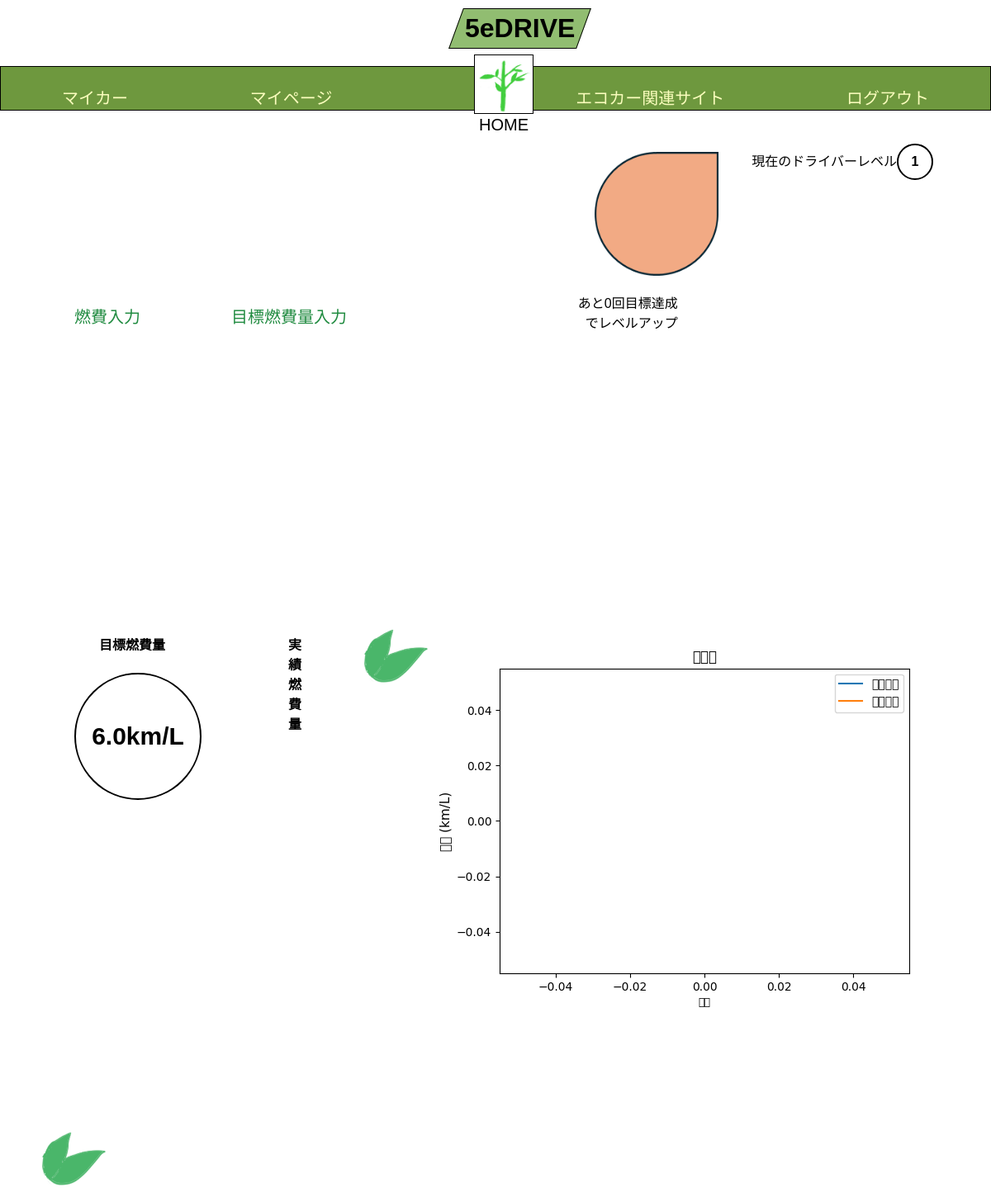
Before: /Edrive/home/ (signed in) with the older database file.
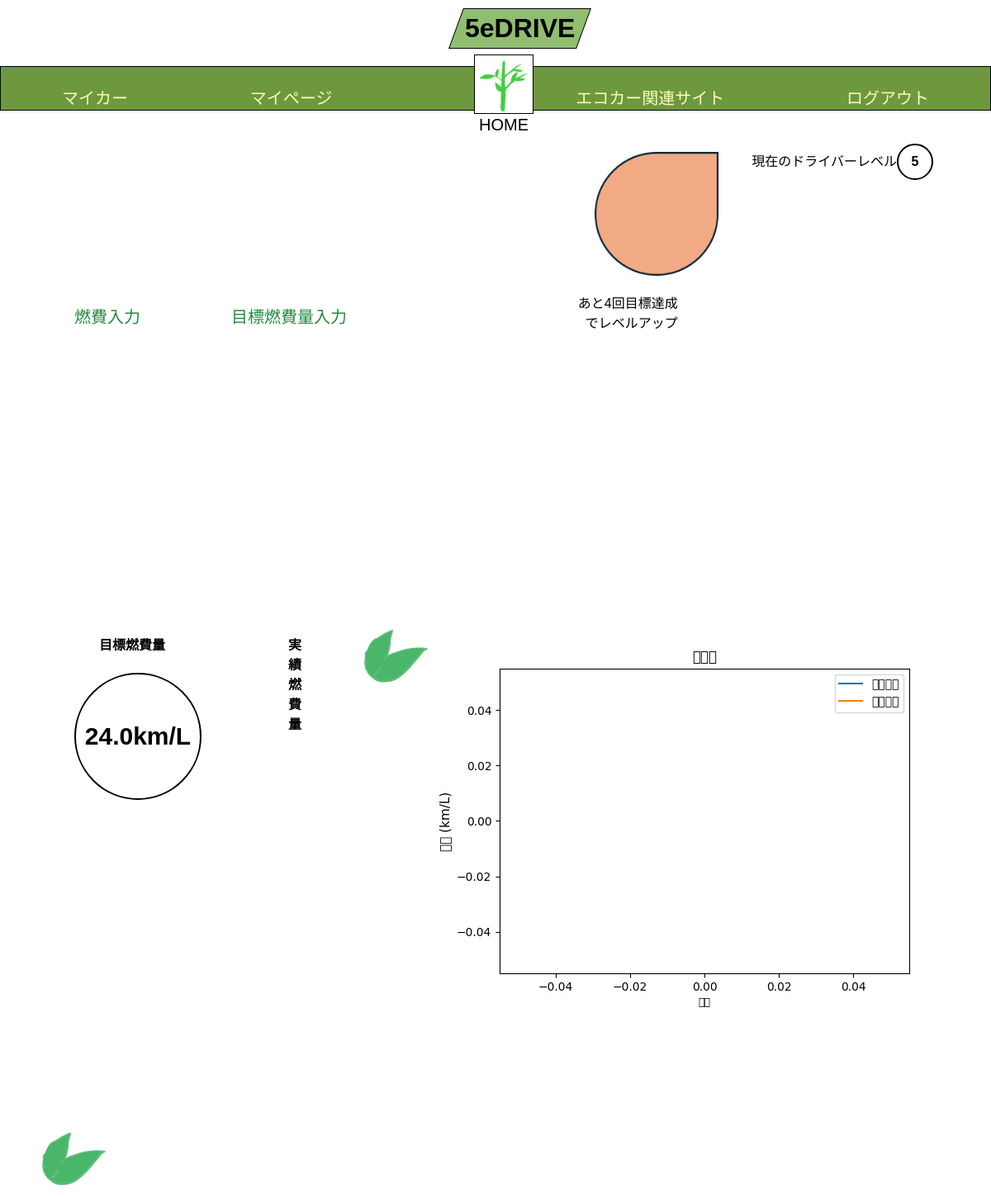
After: the same page with the newer database file.
### Edrive/models.py (models this page shows, shortened)
class BaseModel(models.Model):
    created_at = models.DateTimeField(auto_now_add=True)
    updated_at = models.DateTimeField(auto_now=True)
    class Meta:
        abstract = True

class User(AbstractBaseUser, PermissionsMixin, BaseModel):
    name = models.CharField(max_length=1000, default='default_name')
    user_name = models.CharField(max_length=50)
    password = models.CharField(max_length=200)
    licence_expiry_on = models.DateField(null=True)
    driver_level = models.IntegerField(default=1)
    target_achievement_count = models.IntegerField(default=0)
    email = models.EmailField(max_length=255, unique=True)
    is_active = models.BooleanField(default=True)
    is_staff = models.BooleanField(default=False)
    groups = models.ManyToManyField(
        'auth.Group',
        related_name='edrive_user_set',  # 追加
        blank=True,
        help_text='The groups this user belongs to.',
        verbose_name='groups'
    )
    user_permissions = models.ManyToManyField(
        'auth.Permission',
        related_name='edrive_user_set',  # 追加
        blank=True,
        help_text='Specific permissions for this user.',
        verbose_name='user permissions'
    )
    USERNAME_FIELD = 'email'
    REQUIRED_FIELDS = ['user_name']
    objects = UserManager()

class MyCar(BaseModel):
    name = models.CharField(max_length=1000, default='default_name')
    user = models.ForeignKey(User, related_name='mycars', on_delete=models.CASCADE)
    car_model = models.ForeignKey(CarModel, on_delete=models.CASCADE,null=True)
    purchase_on = models.DateField(null=True)
    next_oil_change_on = models.DateField(null=True)
    next_inspection_on = models.DateField(null=True)
    target_fuel_efficiency = models.FloatField(null=True, blank=True)
    class Meta:
        db_table = 'my_cars'

### Edrive/views.py (the view)
# urls.py: path('home/',HomeView.as_view(), name = 'home'),
class HomeView(LoginRequiredMixin,View):
    template_name = 'home.html'
    def get(self, request, *args, **kwargs):
        user = request.user
        try:
            user_instance = Users.objects.get(email=user.email)
        except Users.DoesNotExist:
            user_instance = None
        if user_instance is None:
            return render(request, self.template_name)
        my_cars = MyCar.objects.filter(user=user_instance)if MyCar.objects.filter(user=user_instance).exists() else []
        fuel_records = FuelRecord.objects.filter(my_car__user=user_instance, fuel_efficiency__isnull=False).order_by('created_at') if FuelRecord.objects.filter(my_car__user=user_instance).exists() else []
        target_efficiency_data = []
        achieved_efficiency_data = []
        dates = []
        target_achievement_count = user_instance.target_achievement_count
        for record in fuel_records:
            if record.fuel_efficiency is not None and record.my_car.target_fuel_efficiency is not None:
              if record.fuel_efficiency >= record.my_car.target_fuel_efficiency:
                target_achievement_count += 1
        if target_achievement_count >= 5:
          user_instance.driver_level += 1
          user_instance.target_achievement_count = target_achievement_count - 5  # レベルアップした分を引く
        else:
             user_instance.target_achievement_count = target_achievement_count
        user_instance.save()
        for record in fuel_records:
            target_efficiency_data.append(record.my_car.target_fuel_efficiency)
            achieved_efficiency_data.append(record.fuel_efficiency)
            dates.append(record.created_at)
        car_group = {
            'AQUA': 'コンパクトカー', 'ROOMY': 'コンパクトカー', 'NOTE': 'コンパクトカー',
            'ALPHARD': 'ミニバン', 'FREED': 'ミニバン', 'SERENA': 'ミニバン',
            'RAIZE': 'SUV', 'VEZEL': 'SUV', 'X-TRAIL': 'SUV', 'Rocky': 'SUV',
            'N-BOX': '軽自動車', 'CANBUS': '軽自動車', 'Tanto': '軽自動車', 'DAYZ': '軽自動車'
        }
        hybrid_efficiency_data = {
            'AQUA': 27.5,
            'ALPHARD': 16.68,
            'RAIZE': 25.16,
            'FREED': 18.9,
            'VEZEL': 20.65,
            'Rocky': 27.0,
            'NOTE': 23.7,
            'SERENA': 17.3,
            'DAYZ': 16.76,
            'X-TRAIL': 15.18,
        }
        gasoline_efficiency_data = {
            'AQUA': 26.8,
            'ROOMY': 26.8,
            'ALPHARD': 17.4,
            'RAIZE': 27.0,
            'N-BOX': 27.8,
            'FREED': 24.5,
            'VEZEL': 24.8,
            'CANBUS': 27.9,
            'Tanto': 27.7,
            'Rocky': 27.0,
            'NOTE': 25.9,
            'SERENA': 21.1,
            'DAYZ': 28.1,
            'X-TRAIL': 21.5,
        }
        car_models = CarModel.objects.all()
        average_fuel_efficiency = {car_model.car_model_name: car_model.average_fuel_efficiency for car_model in car_models}
        font_family = 'IPAexGothic'
        plt.switch_backend('Agg')  # バックエンドを変更
        fig, ax = plt.subplots()
        ax.plot( dates,target_efficiency_data, label='目標燃費')
        ax.plot(dates, achieved_efficiency_data, label='実績燃費')
        registered_cars = MyCar.objects.filter(user=request.user)
        registered_groups = set(registered_cars.values_list('car_model__car_group', flat=True))
        for model, efficiency in hybrid_efficiency_data.items():
            car_model_group = car_group.get(model)
        if car_model_group and car_model_group in registered_groups:
            ax.axhline(y=efficiency, color='green', linestyle='--', label=f'ハイブリッド {model} 平均燃費')
        for model, efficiency in gasoline_efficiency_data.items():
           car_model_group = car_group.get(model)
        if car_model_group and car_model_group in registered_groups:
           ax.axhline(y=efficiency, color='blue', linestyle='--', label=f'ガソリン {model} 平均燃費')
        ax.set_xlabel('日付', family=font_family, fontsize=9)
        ax.set_ylabel('燃費 (km/L)', family=font_family, fontsize=11)
        ax.set_title('燃費量',family=font_family)
        ax.legend(prop={'family': font_family})
        buf = io.BytesIO()
        plt.savefig(buf, format='png')
        buf.seek(0)
        graph_url = base64.b64encode(buf.getvalue()).decode('utf-8')
        buf.close()
        context = {
            'user': user_instance,
            'my_cars': my_cars,
            'fuel_records': fuel_records,
            'target_achievement_count': target_achievement_count,
            'target_efficiency_data': target_efficiency_data,
            'achieved_efficiency_data': achieved_efficiency_data,
            'hybrid_efficiency_data': hybrid_efficiency_data,
            'gasoline_efficiency_data': gasoline_efficiency_data,
            'graph_url': graph_url,
        }
        return render(request, self.template_name, context)

### templates/home.html (shortened to what this page needs)
{% load static %}
<!DOCTYPE html>
<html lang="ja">
   <head>
      <link rel="stylesheet" href="{% static 'css/style.css' %}">
   </head>
   <body>
       <div class="parallelogram">
        <h1>5eDRIVE</h1>
        </div>
        <header class="header-container">
      <nav class="navbar navbar-expand-lg navbar-light bg-light">
        <a class="navbar-brand" href="{% url 'Edrive:my_car' user.pk %}">マイカー</a>
        <a class="navbar-brand" href="{% url 'Edrive:mypage' user.pk %}">マイページ</a>
        <div class="logo">
        <a href="{% url 'Edrive:home' %}" class="home-link">
             <img src = "{% get_media_prefix %}shinryoku.png"  alt = "ホーム">
             <p>HOME</p>
        </a>
        </div>
        <a class="navbar-brand" href="{% url 'Edrive:eco_car_site' %}">エコカー関連サイト</a>
        <a class="navbar-brand" href="{% url 'Edrive:logout' %}">ログアウト</a>
      </nav>
      </header>
    <div class="achievement-info">
    <div class="shape"><img src = "{% get_media_prefix %}driver.png"  alt = "しずく">
    <p class="achievement-text">あと{{ target_achievement_count }}回目標達成<br>でレベルアップ</p>
    </div>
    <p>現在のドライバーレベル<span class="current-level">{{ user.driver_level }}</span></p>
    </div>
    <div class="nav-links">
    <a class="navbar-brand" href="{% url 'Edrive:records' user.pk %}">燃費入力</a>
    <a class="navbar-brand" href="{% url 'Edrive:target_fuelefficiency' user.pk %}">目標燃費量入力</a>
    </div>
    <div class="achievement-container">
        <div class="target-achievement">
            <h4>目標燃費量</h4>
    {% for my_car in my_cars %}
       {% if my_car.target_fuel_efficiency %}
         <div class="value">{{ my_car.target_fuel_efficiency }}km/L</div>
         {% endif %}
    {% endfor %}
    </div>
        <div class="actual-achievement">
            <h4>実績燃費量</h4>
   </div>
   <div class="you">
   <img src = "{% get_media_prefix %}you.png"  alt = "葉">
   </div>
   <div class="graph-container">
      <img alt="Fuel Efficiency Graph">
    </div>
   </div>
   <div class="you">
   <img src = "{% get_media_prefix %}you.png"  alt = "葉">
   </div>
</body>
</html>

### static/css/style.css (style rules this page uses)
body { font-family: Arial, sans-serif; margin: 0; padding: 0; }
.header-container { text-align: center; background-color: #6e983e; padding: 1px 0; margin-top: 80px; position: relative; border:1px solid black; height:auto; }
.header-container a.navbar-brand { color: #fafdbd; text-decoration: none; font-weight: 400; padding: 0.5px; justify-content: space-around; }
.logo img { width:70px; height: 70px; border: 1px solid black; }
.navbar-brand { font-size: 20px; color: #fafdbd; display: flex; margin: 0; }
h1 { display: flex; align-items: center; justify-content: center; margin: 20px 0; }
.navbar { display: flex; justify-content: space-around; align-items: center; padding: 0; margin: 10px 0 0 0; }
.logo .home-link { display: flex; flex-direction: column; align-items: center; position: absolute; text-decoration: none; margin: 0 10px; top: -15px; left: 50%; transform: translateX(-50%); width: 80px; height: 80px; }
.logo p { margin: 2px 0 100px 0; font-size: 20px; color: #000000; font-weight:400; }
.navbar-brand { display: flex; text-align: center; margin-top: 10px; }
.achievement-container { display: flex; text-align: center; margin: 20px 20px; gap:5px; }
.target-achievement, .actual-achievement { margin-bottom: 20px; }
.target-achievement h4, .actual-achievement h4 { margin-bottom: 50px; margin-left: 80px; text-align: left; }
.value { font-size: 30px; font-weight: bold; position: relative; display: inline-block; margin-top: 50px; margin-left: 50px; margin-bottom: 30px; line-height: 150px; width: 150px ; height: 150px ; border-radius: 50%; border: 2px solid black; transform: translateY(-50%); }
.nav-links { display: flex; justify-content:left; margin-top:5px; }
.nav-links .navbar-brand { padding: 10px 20px; color: #208b40; font-size: 20px; text-align: left; text-decoration: none; margin-bottom: 300px; display: block; border-radius: 5px; margin-left: 70px; margin-top: 0; }
.achievement-info { display: flex; flex-direction: row; justify-content: flex-end; margin-bottom: 20px; position: relative; }
.achievement-info p { margin-left: 40px; margin-right: 70px; margin-top: 40px; }
.current-level { display: inline-block; width: 20px; height:20px; padding: 10px 10px; border-radius: 50%; font-weight: bold; border: 2px solid black; text-align: center; line-height: 20px; }
.parallelogram { display: inline-block; transform: skew(-20deg); background-color: #91bd71; padding: 5px 10px; margin-top: 10px ; margin-bottom: 30px ; margin-right: 30px; border: 1px solid black; text-align: center; position: absolute; top: 0; left: 46%; }
.parallelogram h1 { margin: 0; transform: skew(20deg); text-align: center; }
.graph-container { margin-top: 5px; text-align: right; margin-bottom: 50px; flex: 1; }
.achievement-container { display: flex; justify-content: space-between; align-items: flex-start; margin-top: 20px; margin-bottom: 50px; padding: 20px; }
.target-achievement, .actual-achievement { flex: 1; margin-right: 20px; }
.you img { width:90px; height: 90px; margin-left: 40px; margin-top: 0; }
.shape img { width:150px; height: 150px; margin-top: 50px; }
.achievement-text { position: absolute; margin-top: 40%; margin-left: 71%; transform: translate(-50%, -50%); color: black; font-size: 16px; text-align: right; }

Changed rows visible on the page:
changed User: driver_level "1" → "5"
changed MyCar: target_fuel_efficiency "6.0" → "24.0"
Other visible differences:
{{ target_achievement_count }}: "0" → "4"
